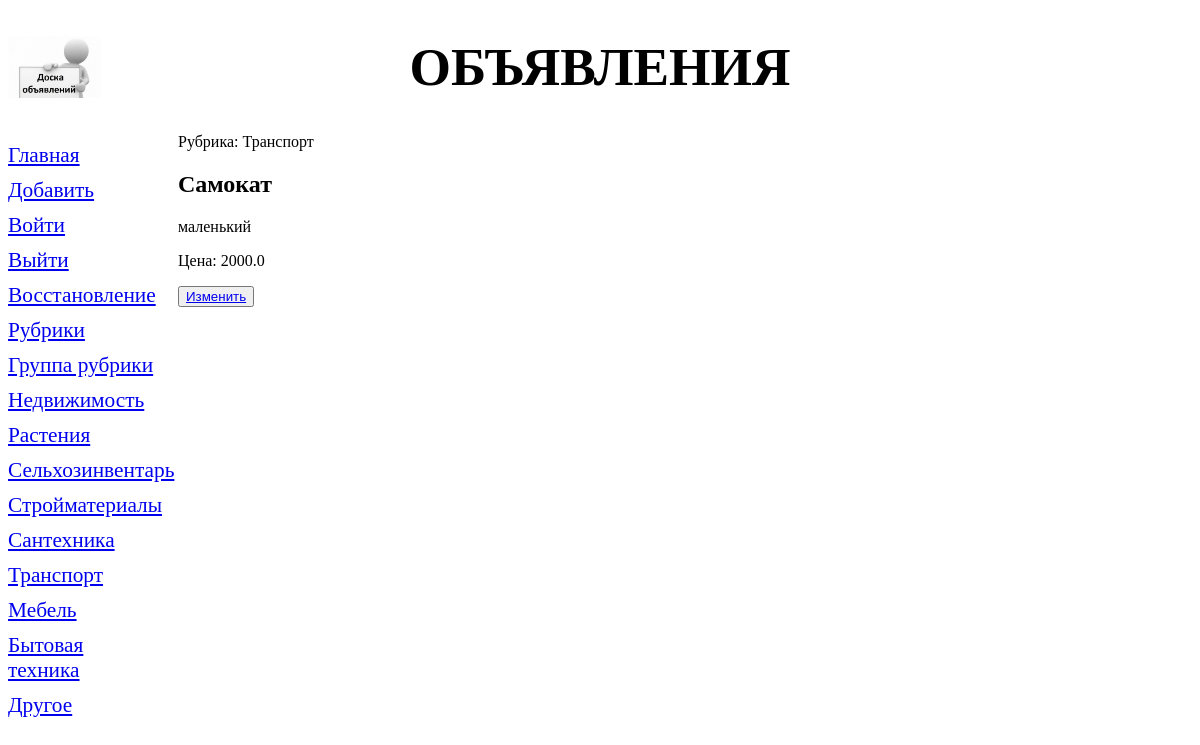
Screenshot of /bboard/detail/7/ with the database file from the repository.
### bboard/models.py (models this page shows, shortened)
class Rubric (models.Model):#клас рубрик
    name = models.CharField(max_length=20, db_index=True, verbose_name='Название')
    order = models.SmallIntegerField(default=0, db_index=True)
    class Meta:
        verbose_name_plural = 'Рубрики'
        verbose_name = 'Рубрика'
        ordering = ['order', 'name']

class Bb(models.Model):#описание полей базы данных (таблица)
    title = models.CharField(max_length=50, verbose_name='Товар',
            validators=[validators.RegexValidator(regex='^.{4,}$')],
            error_messages={'invalid': 'Неправильное название товара'})#добавим валидатор по регулярному выражению
    content = models.TextField(null=True, blank=True, verbose_name='Описание',)
    price = models.FloatField(null=True, blank=True, verbose_name='Цена',
            validators=[validate_even,])#добавили свой валидатор MinMaxValueValidator(1,999999)
    published = models.DateTimeField(auto_now_add=True,db_index=True, verbose_name='Опубликовано')
    rubric = models.ForeignKey('Rubric', null=True,
    on_delete=models.PROTECT, verbose_name='Рубрика')#еще одно поле рубрика, foreignKey поле Первичной модели, 1-ссылка на класс,2 поле не обяз,3 защита от удаления всех полей рубрики какойлибо
    class Meta:#параметры полей и моделей(представление в человеческом виде-ед и мн число и порядок)
        verbose_name_plural = 'Объявления'
        verbose_name = 'Объявление'
        ordering = ['-published','title']#порядок сортировки
        unique_together = (
            ('title', 'published'),
            ('title', 'price', 'rubric')
        )#теперь поля товара и даты должны быть уникальны
        get_latest_by = '-published'
    def title_and_price(self):# функция для функционального поля, выводит название и цену или название
        if self.price:
            return '%s (%.2f)' %(self.title, self.price)
        else:
            return self.title
    title_and_price.short_description = 'Название и цена'

### bboard/views.py (the view)
# urls.py: path('detail/<int:pk>/', BBDetailView.as_view(), name='detail'),
class BBDetailView(DetailView):#сведения о выбранном объявлении(код очень компактен), добавим дату
    model = Bb
    def get_context_data(self, *args, **kwargs):
        context = super().get_context_data(*args, **kwargs)
        context['rubrics'] = Rubric.objects.all()
        return context

### bboard/templates/bboard/bb_detail.html (shortened to what this page needs)
{% extends "layout/basic.html" %}
{% block content %}
<p>Рубрика: {{ bb.rubric.name }}</p>
<h2>{{ bb.title }}</h2>
<p>{{bb.content}}</p>
<p>Цена: {{ bb.price }}</p>
<button><a href="{% url 'edit' pk=bb.pk %}">Изменить</a></button>
{% endblock %}

### bboard/templates/layout/basic.html (shortened to what this page needs)
{% load static %}
<!DOCTYPE html>
<html>
    <head>
        <link rel="stylesheet" type="text/css" href="{% static 'bboard/style.css' %}">
    </head>
    <body>
        <header>
            <h1>Объявления</h1>
        </header>
        <nav>
            <a href="{% url 'index' %}">Главная</a>
            <a href="{% url 'add' %}">Добавить</a>
            <a href="{% url 'login' %}">Войти</a>
            <a href="{% url 'logout' %}">Выйти</a>
            <a href="{% url 'password_reset' %}">Восстановление</a>
            <a href="{% url 'rubrics' %}">Рубрики</a>
            <a href="{% url 'rubrics_formset' %}">Группа рубрики</a>
            {% for rubric in rubrics %}
            <a href="{{ rubric.get_absolute_url }}">{{ rubric.name }}</a>
            {% endfor %}
        </nav>
        <section>
        {% block content %}
        {% endblock %}
        </section>
    </body>
</html>

### bboard/static/bboard/style.css (style rules this page uses)
header h1 { font-size: 40pt; text-transform: uppercase; text-align: center; background: url("bg.jpg") left/auto 100% no-repeat; }
nav { font-size: 16pt; width: 150px; float: left; }
nav a { display: block; margin: 10px 0px; }
section { margin-left: 170px; }

### rows the page displays
Rubric: name "Недвижимость"
Rubric: name "Растения"
Rubric: name "Сельхозинвентарь"
Rubric: name "Стройматериалы"
Rubric: name "Сантехника"
Rubric: name "Транспорт"
Rubric: name "Мебель"
Rubric: name "Бытовая техника"
Rubric: name "Другое"
Bb: rubric.name "Транспорт", title "Самокат", content "маленький", price "2000.0"
